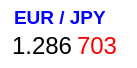
     <widget class="QWidget" name="widget1_19" native="true">
      <property name="geometry">
       <rect>
        <x>290</x>
        <y>290</y>
        <width>137</width>
        <height>68</height>
       </rect>
      </property>
      <property name="styleSheet">
       <string notr="true">background-color: rgb(255, 255, 255);
border-radius: 10px
</string>
      </property>
      <widget class="QLabel" name="labelEURJPY1">
       <property name="geometry">
        <rect>
         <x>14</x>
         <y>2</y>
         <width>111</width>
         <height>31</height>
        </rect>
       </property>
       <property name="font">
        <font>
         <pointsize>14</pointsize>
         <weight>75</weight>
         <bold>true</bold>
        </font>
       </property>
       <property name="styleSheet">
        <string notr="true">color: rgb(0, 0, 255);
</string>
       </property>
       <property name="text">
        <string>EUR / JPY</string>
       </property>
      </widget>
      <widget class="QLabel" name="labelEURJPY2">
       <property name="geometry">
        <rect>
         <x>12</x>
         <y>30</y>
         <width>61</width>
         <height>31</height>
        </rect>
       </property>
       <property name="font">
        <font>
         <pointsize>18</pointsize>
        </font>
       </property>
       <property name="styleSheet">
        <string notr="true"/>
       </property>
       <property name="text">
        <string>1.286</string>
       </property>
      </widget>
      <widget class="QLabel" name="labelEURJPY3">
       <property name="geometry">
        <rect>
         <x>77</x>
         <y>30</y>
         <width>41</width>
         <height>31</height>
        </rect>
       </property>
       <property name="font">
        <font>
         <pointsize>18</pointsize>
        </font>
       </property>
       <property name="styleSheet">
        <string notr="true">color: rgb(255, 0, 0);
</string>
       </property>
       <property name="text">
        <string>703</string>
       </property>
      </widget>
     </widget>
